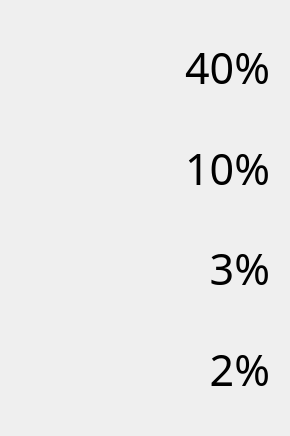
<?xml version="1.0" encoding="UTF-8"?>
<ui version="4.0">
 <class>EventDisplay</class>
 <widget class="QWidget" name="EventDisplay">
  <property name="geometry">
   <rect>
    <x>0</x>
    <y>0</y>
    <width>290</width>
    <height>436</height>
   </rect>
  </property>
  <property name="sizePolicy">
   <sizepolicy hsizetype="Expanding" vsizetype="Expanding">
    <horstretch>0</horstretch>
    <verstretch>0</verstretch>
   </sizepolicy>
  </property>
  <property name="minimumSize">
   <size>
    <width>290</width>
    <height>436</height>
   </size>
  </property>
  <property name="windowTitle">
   <string>Form</string>
  </property>
  <property name="toolTip">
   <string>&lt;html&gt;&lt;head/&gt;&lt;body&gt;&lt;p&gt;Shows the chances for the type of the next question mark floor. I have done absolutely zero testing of the accuracy of these numbers and am currently just pulling them directly from the save file. [The problem: the save file doesn't always report the proper values; e.g. the potion chance is saved as 40 percent less than it would be otherwise -- I haven't researched these numbers enough to verify if they're correct]&lt;/p&gt;&lt;p&gt;Once I do the legwork to figure exactly what's going on with these values, I'll hopefully have a more detailed writeup and replace this tool tip as necessary.&lt;br/&gt;&lt;/p&gt;&lt;p&gt;From top to bottom:&lt;/p&gt;&lt;p&gt;* Regular Events&lt;/p&gt;&lt;p&gt;* Normal Fight&lt;/p&gt;&lt;p&gt;* Shop&lt;/p&gt;&lt;p&gt;* Treasure Chest&lt;/p&gt;&lt;/body&gt;&lt;/html&gt;</string>
  </property>
  <layout class="QGridLayout" name="gridLayout">
   <property name="leftMargin">
    <number>20</number>
   </property>
   <property name="topMargin">
    <number>20</number>
   </property>
   <property name="rightMargin">
    <number>20</number>
   </property>
   <property name="bottomMargin">
    <number>20</number>
   </property>
   <property name="horizontalSpacing">
    <number>10</number>
   </property>
   <item row="0" column="1">
    <widget class="QLabel" name="label_2">
     <property name="minimumSize">
      <size>
       <width>100</width>
       <height>100</height>
      </size>
     </property>
     <property name="text">
      <string/>
     </property>
     <property name="pixmap">
      <pixmap resource="resources/resources.qrc">:/icons/event.svg</pixmap>
     </property>
     <property name="alignment">
      <set>Qt::AlignCenter</set>
     </property>
    </widget>
   </item>
   <item row="1" column="3">
    <spacer name="horizontalSpacer_2">
     <property name="orientation">
      <enum>Qt::Horizontal</enum>
     </property>
     <property name="sizeHint" stdset="0">
      <size>
       <width>188</width>
       <height>20</height>
      </size>
     </property>
    </spacer>
   </item>
   <item row="0" column="3">
    <spacer name="horizontalSpacer">
     <property name="orientation">
      <enum>Qt::Horizontal</enum>
     </property>
     <property name="sizeHint" stdset="0">
      <size>
       <width>188</width>
       <height>20</height>
      </size>
     </property>
    </spacer>
   </item>
   <item row="0" column="4">
    <widget class="QLabel" name="label_event_chance">
     <property name="font">
      <font>
       <family>Kreon</family>
       <pointsize>32</pointsize>
      </font>
     </property>
     <property name="text">
      <string>40%</string>
     </property>
     <property name="alignment">
      <set>Qt::AlignRight|Qt::AlignTrailing|Qt::AlignVCenter</set>
     </property>
    </widget>
   </item>
   <item row="1" column="4">
    <widget class="QLabel" name="label_monster_chance">
     <property name="font">
      <font>
       <family>Kreon</family>
       <pointsize>32</pointsize>
      </font>
     </property>
     <property name="text">
      <string>10%</string>
     </property>
     <property name="alignment">
      <set>Qt::AlignRight|Qt::AlignTrailing|Qt::AlignVCenter</set>
     </property>
    </widget>
   </item>
   <item row="2" column="3">
    <spacer name="horizontalSpacer_3">
     <property name="orientation">
      <enum>Qt::Horizontal</enum>
     </property>
     <property name="sizeHint" stdset="0">
      <size>
       <width>188</width>
       <height>20</height>
      </size>
     </property>
    </spacer>
   </item>
   <item row="1" column="1">
    <widget class="QLabel" name="label_3">
     <property name="minimumSize">
      <size>
       <width>100</width>
       <height>100</height>
      </size>
     </property>
     <property name="text">
      <string/>
     </property>
     <property name="pixmap">
      <pixmap resource="resources/resources.qrc">:/icons/monster.svg</pixmap>
     </property>
     <property name="alignment">
      <set>Qt::AlignCenter</set>
     </property>
    </widget>
   </item>
   <item row="2" column="4">
    <widget class="QLabel" name="label_shop_chance">
     <property name="font">
      <font>
       <family>Kreon</family>
       <pointsize>32</pointsize>
      </font>
     </property>
     <property name="text">
      <string>3%</string>
     </property>
     <property name="alignment">
      <set>Qt::AlignRight|Qt::AlignTrailing|Qt::AlignVCenter</set>
     </property>
    </widget>
   </item>
   <item row="2" column="1">
    <widget class="QLabel" name="label_4">
     <property name="minimumSize">
      <size>
       <width>100</width>
       <height>100</height>
      </size>
     </property>
     <property name="text">
      <string/>
     </property>
     <property name="pixmap">
      <pixmap resource="resources/resources.qrc">:/icons/shop.svg</pixmap>
     </property>
     <property name="alignment">
      <set>Qt::AlignCenter</set>
     </property>
    </widget>
   </item>
   <item row="3" column="1">
    <widget class="QLabel" name="label_5">
     <property name="minimumSize">
      <size>
       <width>100</width>
       <height>100</height>
      </size>
     </property>
     <property name="text">
      <string/>
     </property>
     <property name="pixmap">
      <pixmap resource="resources/resources.qrc">:/icons/chest.svg</pixmap>
     </property>
     <property name="alignment">
      <set>Qt::AlignCenter</set>
     </property>
    </widget>
   </item>
   <item row="3" column="3">
    <spacer name="horizontalSpacer_4">
     <property name="orientation">
      <enum>Qt::Horizontal</enum>
     </property>
     <property name="sizeHint" stdset="0">
      <size>
       <width>188</width>
       <height>20</height>
      </size>
     </property>
    </spacer>
   </item>
   <item row="3" column="4">
    <widget class="QLabel" name="label_chest_chance">
     <property name="font">
      <font>
       <family>Kreon</family>
       <pointsize>32</pointsize>
      </font>
     </property>
     <property name="text">
      <string>2%</string>
     </property>
     <property name="alignment">
      <set>Qt::AlignRight|Qt::AlignTrailing|Qt::AlignVCenter</set>
     </property>
    </widget>
   </item>
  </layout>
 </widget>
 <resources>
  <include location="resources/resources.qrc"/>
 </resources>
 <connections/>
</ui>
